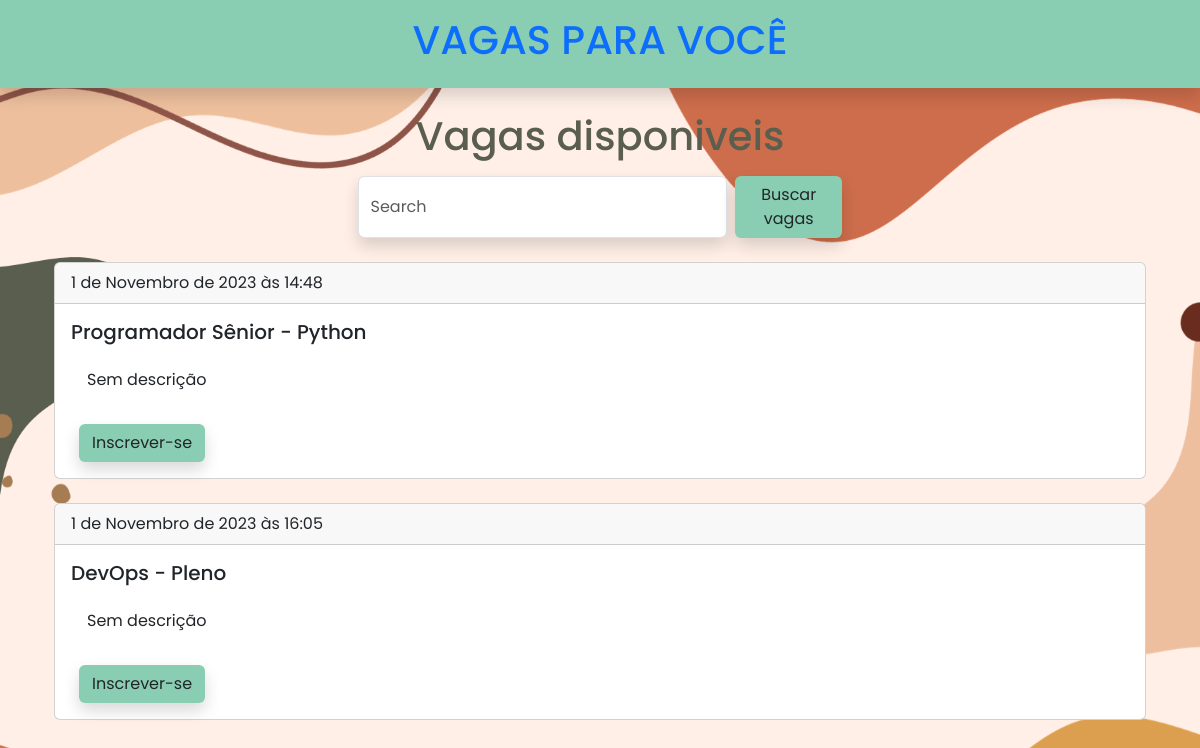
The page /vagas/ (signed in) on the database as committed earlier.
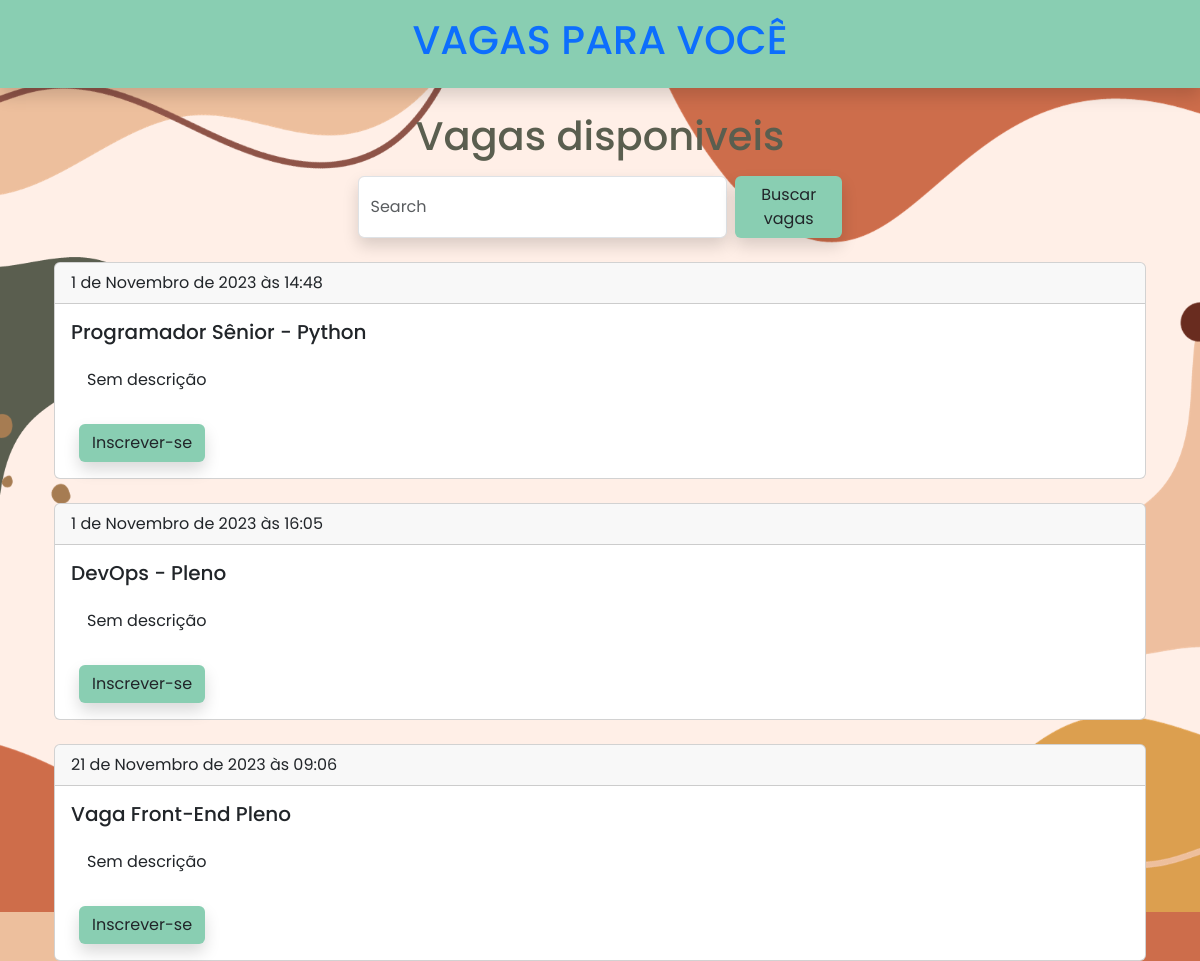
The same page on the database as committed later.
### apps/vaga_para_voce/models/vagas_model.py (models this page shows)
class Vagas(models.Model):
    dono_vaga = models.ForeignKey(User, on_delete=models.DO_NOTHING, verbose_name='Empresa', blank=True)
    titulo_vaga = models.CharField(verbose_name='Título da vaga', max_length=255, blank=True)
    descricao_vaga = models.TextField(verbose_name='Descrição da vaga', blank=False)
    dt_criacao_vaga = models.DateTimeField(default=timezone.now, verbose_name='Data de publicação', blank=True)

### apps/vaga_para_voce/views/users_view.py (the view)
# urls.py: path('vagas/', views.users_view.buscar_vagas, name='buscar_vaga'),
def buscar_vagas(request, ):
    if request.user.is_authenticated:
        vagas = Vagas.objects.all()
        return render(request, 'site/pages/vagas.html', {'vagas': vagas})
    else:
        return redirect('/login/')

### templates/site/pages/vagas.html (shortened to what this page needs)
{% extends 'site/base.html' %}
{% load static %}
{% block main %}
<section class="mt-4" style="height: 100vh !important;">
    <div class="container">
        <div class="container mb-4">
            <h1 class="text-center text-color-dark">Vagas disponiveis</h1>
            <div class="container d-flex justify-content-center my-3">
                <form action="" method="POST" class="d-flex" role="search">
                    <input class="form-control me-2 shadow" name="busca" type="search" placeholder="Search" aria-label="Search">
                    <button class="btn btn-color-primary shadow" type="submit">Buscar vagas</button>
                </form>
            </div>
            {% for vaga in vagas %}
            <div class="card mt-4">
                <div class="card-header">
                    {{vaga.dt_criacao_vaga}}
                </div>
                <div class="card-body">
                    <h5 class="card-title">{{ vaga.titulo_vaga }}</h5>
                    <p class="card-text">{{ vaga.descricao_vaga }}</p>
                    <a class="btn btn-color-primary mx-2 shadow" href="{% url 'cadastra_vaga' %}" role="button">Inscrever-se</a>
                </div>
            </div>
            {% endfor %}
        </div>
    </div>
</section>
{% endblock main %}

Rows that differ between the two databases and show on the page:
added Vagas: dt_criacao_vaga "21 de Novembro de 2023 às 09:06", titulo_vaga "Vaga Front-End Pleno", descricao_vaga "Sem descrição"
